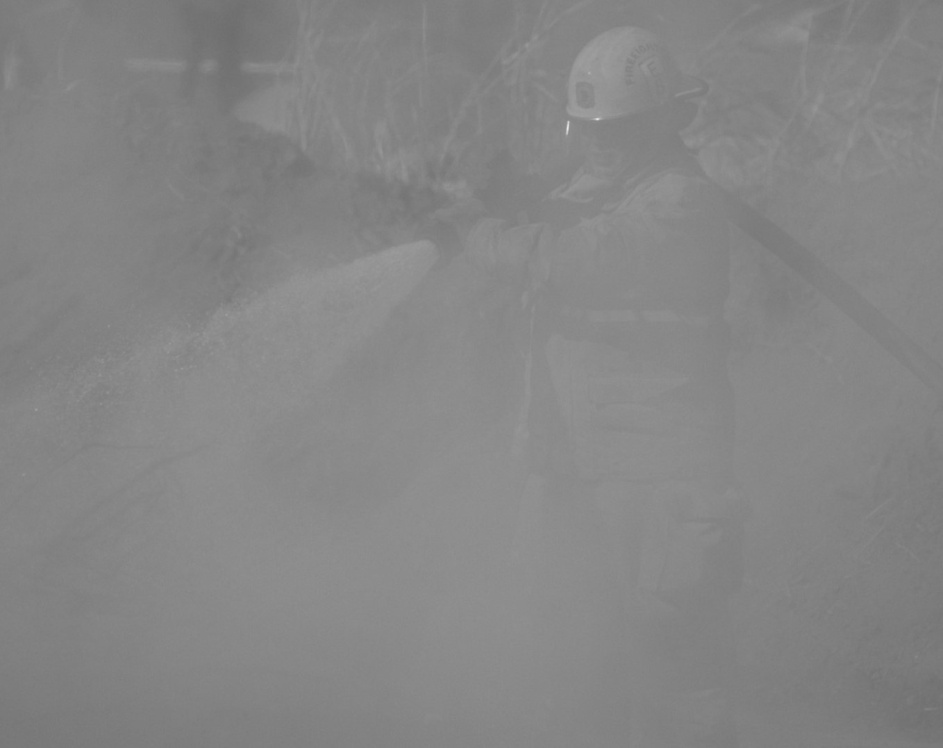
#> input picture 0521/p02_比較度增強/img2/line2.jpg, 943 x 748 px, shrunk from 1358 x 1077 before the run
$ python 01_line2.py
#> lines starting #> are read from the running program, lines starting #| are printed output that depends on the picture
#> further down, image is the input picture: shape (748, 943); min 109, max 232, mean 133.3
# -*- coding: utf-8 -*-
import numpy as np
import cv2
import matplotlib.pyplot as plt
#分段線性變換
def piecewiseLinear(image,point1,point2):
    #確保 point1 在 point2的左下角
#> called with point1 = (100, 50), point2 = (150, 230)
    x1,y1 = point1
    x2,y2 = point2
    # 0 - point1.x
    a1 = float(y1)/x1
    b1 = 0
    # point1.x - point2.x
    a2 = float(y2-y1)/float(x2-x1)
    b2 = y1 - a2*x1
    print(a2)
    #point2.x - 255
    a3 = float(255 - y2)/(255-x2)
    b3 = 255 - a3*255
    #輸出圖像
    outPutImage = np.zeros(image.shape,np.uint8)
    #圖像的寬高
    rows,cols = image.shape
#> rows = 748; cols = 943
    for r in range(rows):
        for c in range(cols):
            pixel = image[r][c]
            if pixel <= x1:
                outPixel = a1*pixel + b1
            elif pixel>x1 and pixel < x2:
                outPixel = a2*pixel + b2
            else:
                outPixel = a3*pixel + b3
            outPixel = round(outPixel)
            outPutImage[r][c] = outPixel
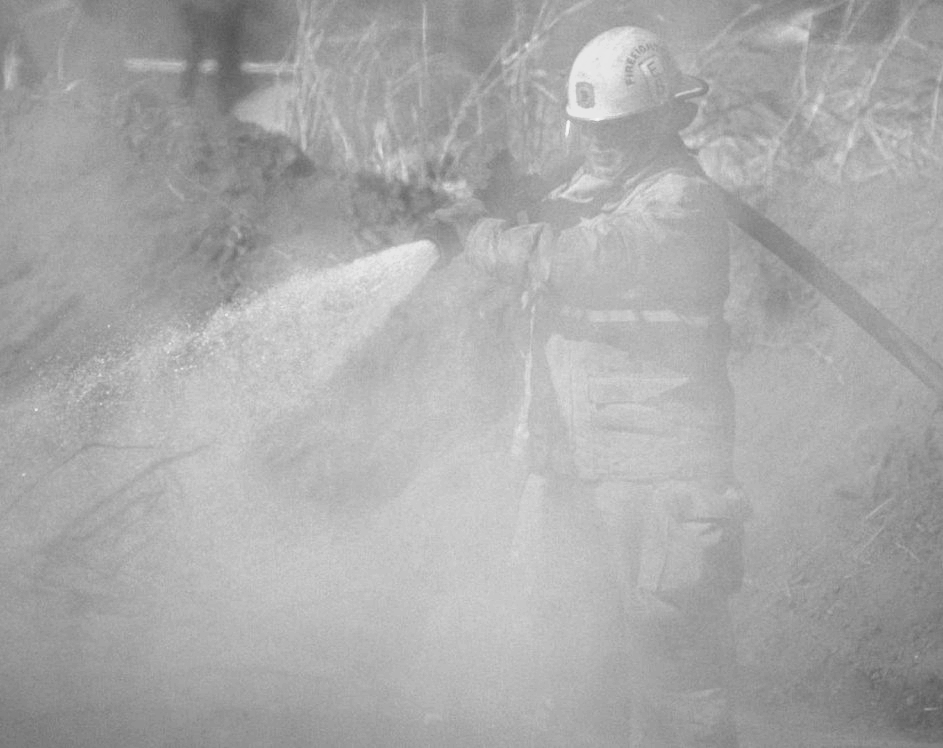
#> outPutImage: shape (748, 943); min 82, max 250, mean 169.9
    return outPutImage


image = cv2.imread('img2/line2.jpg',cv2.IMREAD_GRAYSCALE)
cv2.imshow("image",image)
#分段線性變換
outPutImage = piecewiseLinear(image,(100,50),(150,230))
cv2.imshow("outPutImage",outPutImage)
#保存變換後的圖片cv2.imwrite("outPutImage.jpg",outPutImage)

#顯示長條圖正規化後圖片的灰度長條圖
#組數
numberBins = 256
#計算灰度長條圖
rows,cols = outPutImage.shape
#> rows = 748; cols = 943
histSeq = outPutImage.reshape([rows*cols,])
histogram,bins,patch_image= plt.hist(histSeq,numberBins,facecolor='black',histtype='bar')
#> histogram = 256 values, max 47823 at index 126, min 0 at index 1, mean 2755.3; bins = 257 values from 82 to 250; patch_image = 256 items
#設置坐標軸的標籤
plt.xlabel(u"gray Level")
plt.ylabel(u"number of pixels")
#設置坐標軸的範圍
y_maxValue = np.max(histogram)
#> y_maxValue = 47823
print(y_maxValue)
#| 47823.0
plt.axis([0,255,0,y_maxValue])
plt.show()
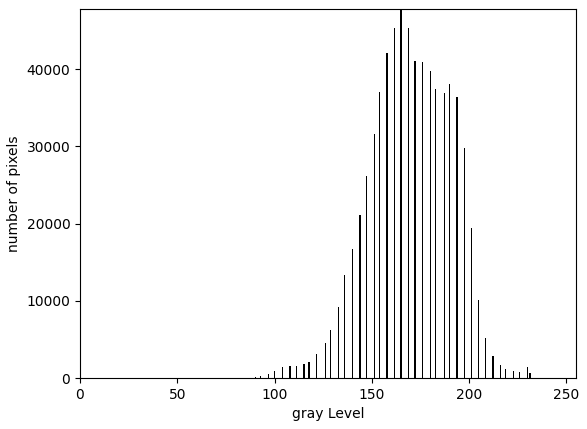
#> figure drawn by matplotlib, 1 panel; tallest bar 47823 high, from x = 164.7 to 165.3
cv2.waitKey(0)
cv2.destroyAllWindows()
